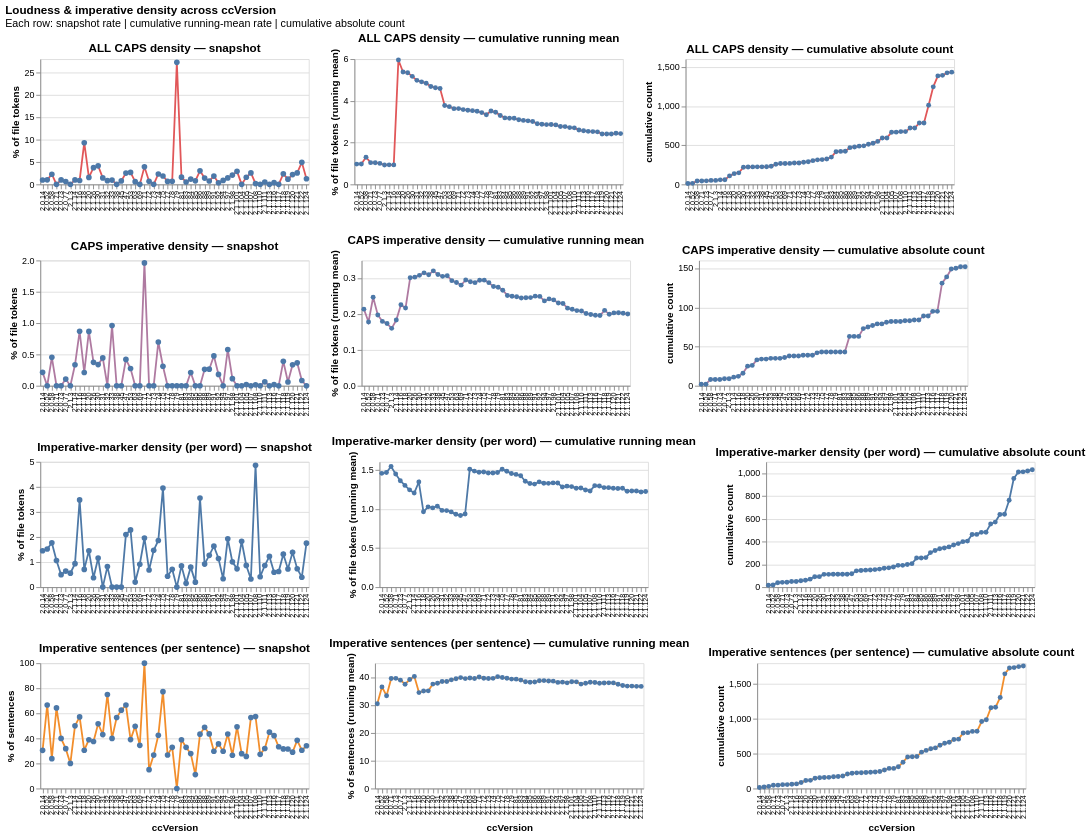

Here is the notebook cell this chart was saved with:
### Markdown cell above
### Loudness & imperative density across ccVersion

Four metrics — ALL CAPS density, CAPS imperative density, imperative-marker density (per word), and the share of sentences classified as imperative — each shown three ways across `ccVersion`:

1. **Snapshot per version** (left column) — `groupby(ccVersion).mean()` of the per-file rate. Early-corpus versions with one or two files swing wildly here.
2. **Cumulative running mean** (middle column) — at version V, the mean across every file with `ccVersion ≤ V`. Smooths the snapshot wobble; the rightmost value equals the corpus-wide per-file mean.
3. **Cumulative absolute count** (right column) — at version V, the *running total of the underlying count* across every file with `ccVersion ≤ V`. Shows whether the absolute presence of the feature in the corpus is growing, even when the rate per file looks flat.

Each row reads horizontally for one metric. Y-axes are independent so each panel keeps its own scale.

### Code cell
"""Loudness & imperative-density: snapshot % | cumulative-mean % | cumulative absolute count.

Three views per metric, four metrics — twelve panels arranged in a 4×3 grid that
reads horizontally per metric.  The cumulative-absolute column is the new view:
it sums the underlying counts across all files with ccVersion ≤ V, so a flat
percentage with a steeply rising absolute means the feature is becoming more
prevalent in absolute terms even if the per-file rate is steady.
"""

from prompt_analysis import cumulative_by_version

# (pct_col, count_col, label, unit, color)
LOUDNESS_METRICS = [
    ("all_caps_pct",        "all_caps_count",        "ALL CAPS density",
     "% of file tokens", "#e15759"),
    ("caps_imp_pct",        "caps_imp_count",        "CAPS imperative density",
     "% of file tokens", "#af7aa1"),
    ("mood_marker_pct",     "mood_marker_count",     "Imperative-marker density (per word)",
     "% of file tokens", "#4e79a7"),
    ("imperative_sent_pct", "imperative_sent_count", "Imperative sentences (per sentence)",
     "% of sentences",   "#f28e2c"),
]

df_ver = alt_df[alt_df["ccVersion"] != ""].copy()

# Snapshot per ccVersion: simple mean of per-file rate
snap_frames = []
for pct_col, _count_col, label, unit, _color in LOUDNESS_METRICS:
    g = (
        df_ver.groupby(["ccVersion", "ccVersion_sort"])[pct_col]
        .mean().reset_index().rename(columns={pct_col: "value"})
    )
    g["metric"] = label
    g["unit"] = unit
    snap_frames.append(g)
snap_df = pd.concat(snap_frames, ignore_index=True)

# Cumulative running mean of the per-file rate
pct_cols = [m[0] for m in LOUDNESS_METRICS]
cum_mean_df = cumulative_by_version(df_ver, pct_cols, agg="mean")
pct_to_label = {m[0]: m[2] for m in LOUDNESS_METRICS}
cum_mean_df["label"] = cum_mean_df["metric"].map(pct_to_label)

# Cumulative absolute count: running sum of the count column
count_cols = [m[1] for m in LOUDNESS_METRICS]
cum_abs_df = cumulative_by_version(df_ver, count_cols, agg="sum")
count_to_label = {m[1]: m[2] for m in LOUDNESS_METRICS}
cum_abs_df["label"] = cum_abs_df["metric"].map(count_to_label)


def _snap_panel(label, unit, color, show_x):
    return (
        alt.Chart(snap_df[snap_df["metric"] == label])
        .mark_line(point=alt.OverlayMarkDef(filled=True, size=40),
                   strokeWidth=2.0, color=color)
        .encode(
            x=alt.X("ccVersion:N", sort=version_order,
                    title="ccVersion" if show_x else None,
                    axis=alt.Axis(labelAngle=-90, labelLimit=60,
                                   labelOverlap=False, labelFontSize=8)),
            y=alt.Y("value:Q", title=unit),
            tooltip=[alt.Tooltip("ccVersion:N"),
                     alt.Tooltip("value:Q", format=".3f", title="snapshot mean"),
                     alt.Tooltip("unit:N")],
        )
        .properties(width=300, height=140,
                    title=f"{label} — snapshot")
    )


def _cum_mean_panel(pct_col, label, unit, color, show_x):
    return (
        alt.Chart(cum_mean_df[cum_mean_df["metric"] == pct_col])
        .mark_line(point=alt.OverlayMarkDef(filled=True, size=30),
                   strokeWidth=2.0, color=color)
        .encode(
            x=alt.X("ccVersion:N", sort=version_order,
                    title="ccVersion" if show_x else None,
                    axis=alt.Axis(labelAngle=-90, labelLimit=60,
                                   labelOverlap=False, labelFontSize=8)),
            y=alt.Y("value:Q", title=f"{unit} (running mean)"),
            tooltip=[alt.Tooltip("ccVersion:N"),
                     alt.Tooltip("value:Q", format=".3f", title="running mean"),
                     alt.Tooltip("n_files_so_far:Q", title="files ≤ V")],
        )
        .properties(width=300, height=140,
                    title=f"{label} — cumulative running mean")
    )


def _cum_abs_panel(count_col, label, color, show_x):
    return (
        alt.Chart(cum_abs_df[cum_abs_df["metric"] == count_col])
        .mark_line(point=alt.OverlayMarkDef(filled=True, size=30),
                   strokeWidth=2.0, color=color)
        .encode(
            x=alt.X("ccVersion:N", sort=version_order,
                    title="ccVersion" if show_x else None,
                    axis=alt.Axis(labelAngle=-90, labelLimit=60,
                                   labelOverlap=False, labelFontSize=8)),
            y=alt.Y("value:Q", title="cumulative count"),
            tooltip=[alt.Tooltip("ccVersion:N"),
                     alt.Tooltip("value:Q", format=",.0f", title="cumulative count"),
                     alt.Tooltip("n_files_so_far:Q", title="files ≤ V")],
        )
        .properties(width=300, height=140,
                    title=f"{label} — cumulative absolute count")
    )


rows = []
last = len(LOUDNESS_METRICS) - 1
for i, (pct_col, count_col, label, unit, color) in enumerate(LOUDNESS_METRICS):
    show_x = (i == last)
    row = alt.hconcat(
        _snap_panel(label, unit, color, show_x),
        _cum_mean_panel(pct_col, label, unit, color, show_x),
        _cum_abs_panel(count_col, label, color, show_x),
    ).resolve_scale(y="independent")
    rows.append(row)

alt.vconcat(*rows).resolve_scale(y="independent").properties(
    title=alt.TitleParams(
        "Loudness & imperative density across ccVersion",
        subtitle=["Each row: snapshot rate | cumulative running-mean rate | cumulative absolute count"],
        anchor="start",
    )
)
